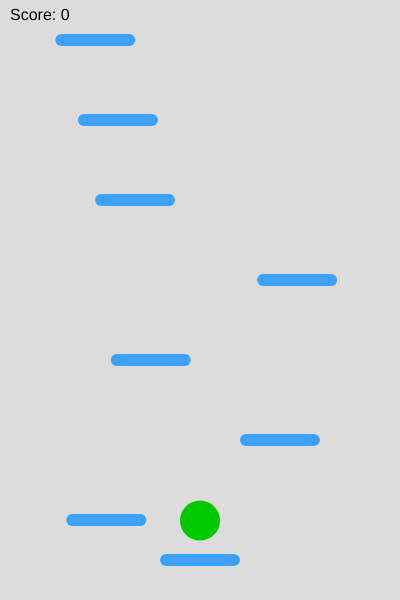
Frame 1 (no input)
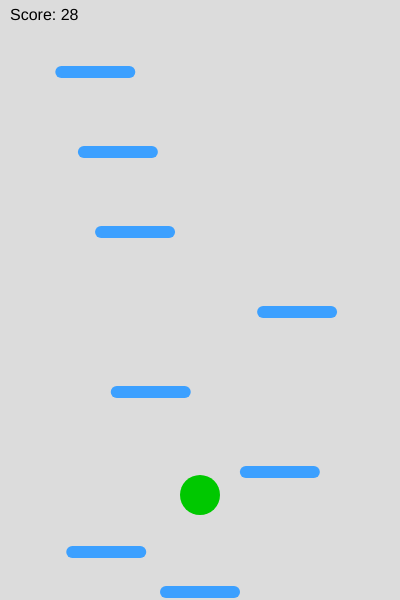
Frame 60 (no input)
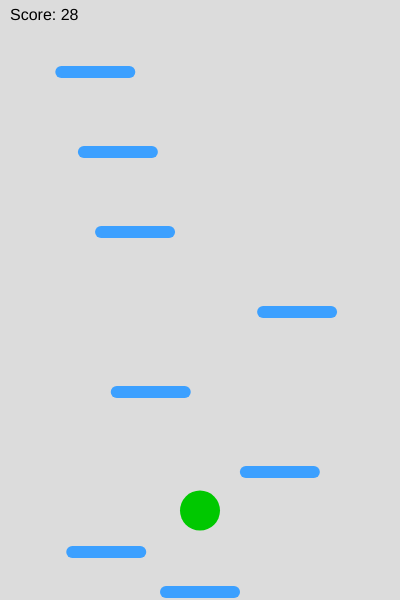
Frame 120 (the mouse pressed at the canvas centre since frame 60)

The p5.js sketch that drew these frames (run headless with seeded random() and noise() and a simulated clock; from frame 60 on, the mouse is pressed at the canvas centre):

// p5.js sketch
// ── sketch.js
let player;
let platforms = [];
let score = 0;
let gameOver = false;

// ===== SETUP =====
function setup() {
  createCanvas(400, 600);
  restartGame();
}

// ===== DRAW =====
function draw() {
  background(220);

  // GAME OVER SCREEN
  if (gameOver) {
    fill(0);
    textAlign(CENTER, CENTER);
    textSize(32);
    text("GAME OVER", width / 2, height / 2);
    textSize(16);
    text("Press R to restart", width / 2, height / 2 + 40);
    return;
  }

  // LEFT / RIGHT MOVEMENT
  if (keyIsDown(LEFT_ARROW)) player.x -= 4;
  if (keyIsDown(RIGHT_ARROW)) player.x += 4;

  // WRAP SCREEN
  if (player.x < -player.r) player.x = width + player.r;
  if (player.x > width + player.r) player.x = -player.r;

  // UPDATE PLAYER
  player.update();

  // PLATFORM COLLISION
  for (let p of platforms) {
    if (p.checkLanding(player)) {
      player.jump();
    }
  }

  // CAMERA SCROLL
  if (player.y < height / 2 && player.vy < 0) {
    let diff = height / 2 - player.y;
    player.y = height / 2;

    for (let p of platforms) {
      p.y += diff;
    }
    score += Math.floor(diff);
  }

  // RECYCLE PLATFORMS
  for (let p of platforms) {
    if (p.y > height + p.h) {
      p.y = -random(50, 150);
      p.x = random(40, width - 40);
    }
  }

  // FALL = GAME OVER
  if (player.y > height + 60) {
    gameOver = true;
  }

  // DRAW PLATFORMS
  for (let p of platforms) {
    p.draw();
  }

  // DRAW PLAYER
  player.draw();

  // SCORE
  fill(0);
  textSize(16);
  textAlign(LEFT);
  text("Score: " + score, 10, 20);
}

// ===== RESTART =====
function restartGame() {
  score = 0;
  gameOver = false;

  player = new Player(width / 2, height - 80);

  platforms = [];
  for (let i = 0; i < 8; i++) {
    platforms.push(new Platform(random(40, width - 40), height - i * 80));
  }

  platforms[0].x = width / 2;
  platforms[0].y = height - 40;
}

// ===== KEY PRESS =====
function keyPressed() {
  if ((key === 'r' || key === 'R') && gameOver) {
    restartGame();
  }
}

// ===== PLAYER CLASS =====
class Player {
  constructor(x, y) {
    this.x = x;
    this.y = y;
    this.r = 20;
    this.vy = 0;
    this.gravity = 0.6;
    this.jumpPower = -18;
  }

  update() {
    this.vy += this.gravity;
    this.y += this.vy;
  }

  jump() {
    this.vy = this.jumpPower;
  }

  draw() {
    fill(0, 200, 0);
    noStroke();
    ellipse(this.x, this.y, this.r * 2);
  }
}

// ===== PLATFORM CLASS =====
class Platform {
  constructor(x, y) {
    this.x = x;
    this.y = y;
    this.w = 80;
    this.h = 12;
  }

  draw() {
    fill(60, 160, 255);
    noStroke();
    rectMode(CENTER);
    rect(this.x, this.y, this.w, this.h, 6);
  }

  checkLanding(player) {
    if (player.vy <= 0) return false;

    let playerBottom = player.y + player.r;
    let prevBottom = (player.y - player.vy) + player.r;
    let platformTop = this.y - this.h / 2;

    let crossed = prevBottom <= platformTop && playerBottom >= platformTop - 6;
    let insideX =
      player.x >= this.x - this.w / 2 &&
      player.x <= this.x + this.w / 2;

    return crossed && insideX;
  }
}
